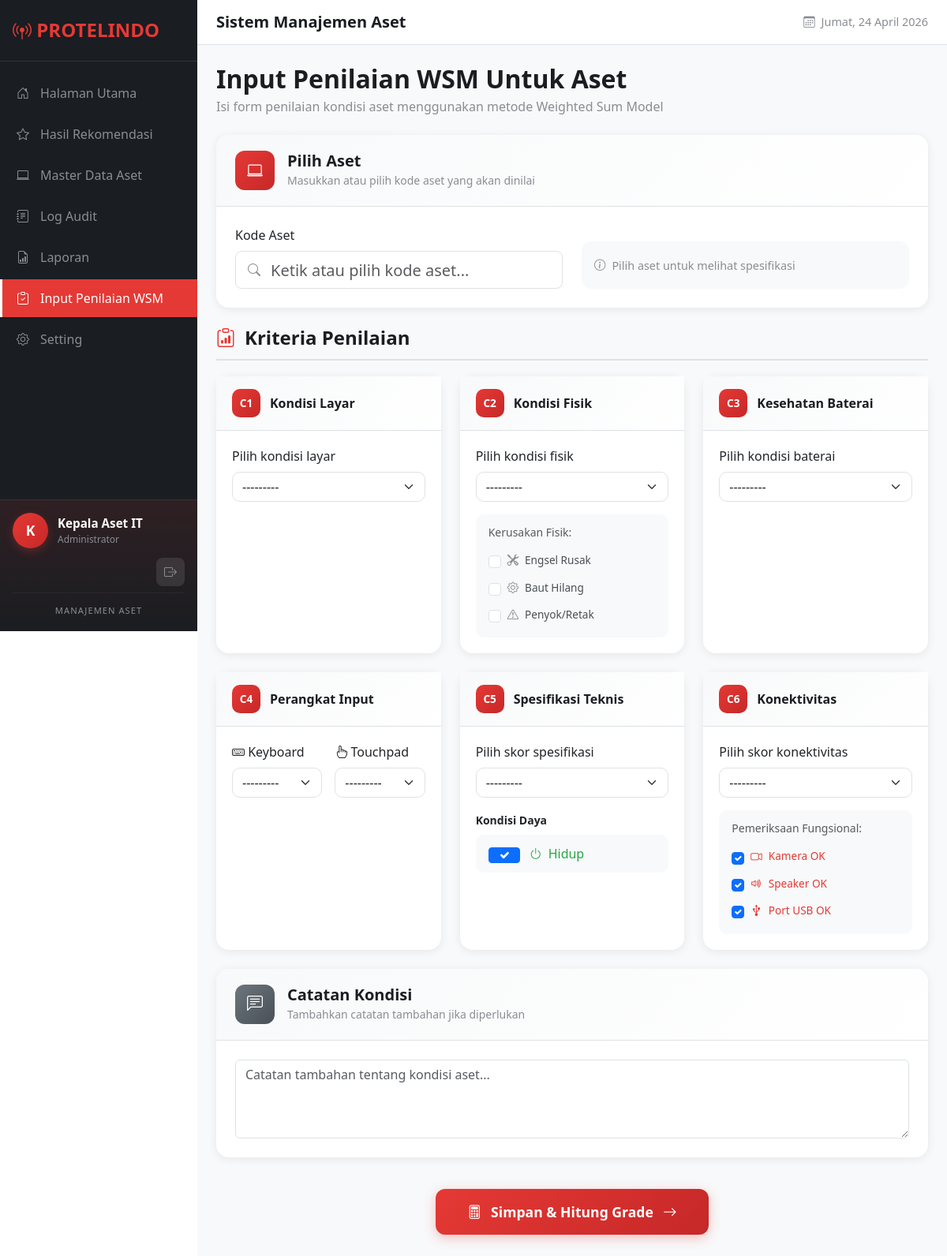
The app's page /inventory/assessment/input/ (signed in) with its own data.
### core/models.py (models this page shows, shortened)
class User(AbstractUser):
    ROLE_CHOICES = [
        ('admin', 'Administrator'),
        ('staff', 'Staff'),
    ]
    role = models.CharField(
        max_length=10,
        choices=ROLE_CHOICES,
        default='staff',
        verbose_name='Role'
    )
    class Meta:
        verbose_name = 'Pengguna'
        verbose_name_plural = 'Pengguna'

### inventory/views.py (the view)
# urls.py: path('assessment/input/', views.assessment_input, name='assessment_input'),
@login_required
def assessment_input(request):
    laptops = Laptop.objects.filter(status__in=['draft', 'assessed']).values('asset_code', 'brand', 'model')
    if request.method == 'POST':
        form = AssessmentForm(request.POST)
        laptop_code = request.POST.get('laptop_code', '')
        try:
            laptop = Laptop.objects.get(asset_code=laptop_code)
        except Laptop.DoesNotExist:
            messages.error(request, f'Kode aset {laptop_code} tidak ditemukan!')
            return redirect('inventory:assessment_input')
        if form.is_valid():
            assessment, created = Assessment.objects.get_or_create(
                laptop=laptop,
                defaults={
                    'screen_condition': form.cleaned_data['screen_condition'],
                    'physical_condition': form.cleaned_data['physical_condition'],
                    'battery_health': form.cleaned_data['battery_health'],
                    'keyboard_status': form.cleaned_data['keyboard_status'],
                    'touchpad_status': form.cleaned_data['touchpad_status'],
                    'specs_score': form.cleaned_data['specs_score'],
                    'power_status': form.cleaned_data['power_status'],
                    'connectivity_score': form.cleaned_data['connectivity_score'],
                    'camera_ok': form.cleaned_data['camera_ok'],
                    'speaker_ok': form.cleaned_data['speaker_ok'],
                    'usb_port_ok': form.cleaned_data['usb_port_ok'],
                    'hinge_broken': form.cleaned_data['hinge_broken'],
                    'screw_missing': form.cleaned_data['screw_missing'],
                    'dent_crack': form.cleaned_data['dent_crack'],
                    'condition_notes': form.cleaned_data['condition_notes'],
                    'assessed_by': request.user,
                }
            )
            if not created:
                for field in form.cleaned_data:
                    if field != 'laptop_code':
                        setattr(assessment, field, form.cleaned_data[field])
                assessment.assessed_by = request.user
            assessment = process_assessment(assessment, save=True)
            create_audit_log(request.user, 'assess', laptop)
            messages.success(
                request,
                f'Penilaian untuk {laptop.asset_code} berhasil! Skor WSM: {assessment.wsm_score}, Grade: {assessment.final_grade}'
            )
            return redirect('inventory:grading_results')
    else:
        form = AssessmentForm()
    context = {
        'form': form,
        'laptops': list(laptops),
    }
    return render(request, 'inventory/assessment_input.html', context)

### inventory/templates/inventory/assessment_input.html (shortened to what this page needs)
{% extends 'base.html' %}
{% block content %}
<div class="page-header">
    <h2>Input Penilaian WSM Untuk Aset</h2>
    <p>Isi form penilaian kondisi aset menggunakan metode Weighted Sum Model</p>
</div>
<form method="post">
    <div class="assessment-card asset-selection-card">
        <div class="assessment-card-header">
            <div class="assessment-card-icon">
                <i class="bi bi-laptop"></i>
            </div>
            <div>
                <h5>Pilih Aset</h5>
                <small>Masukkan atau pilih kode aset yang akan dinilai</small>
            </div>
        </div>
        <div class="assessment-card-body">
            <div class="row align-items-end">
                <div class="col-md-6">
                    <label for="laptop_code" class="form-label">Kode Aset</label>
                    <div class="input-icon-wrapper">
                        <i class="bi bi-search"></i>
                        <input type="text" name="laptop_code" id="laptop_code" class="form-control form-control-lg"
                            placeholder="Ketik atau pilih kode aset..." list="laptop-list" required>
                    </div>
                </div>
                <div class="col-md-6">
                    <div class="specs-preview" id="specs-preview">
                        <div class="specs-preview-empty">
                            <i class="bi bi-info-circle"></i>
                            <span>Pilih aset untuk melihat spesifikasi</span>
                        </div>
                    </div>
                </div>
            </div>
        </div>
    </div>
    <div class="criteria-section">
        <h4 class="section-title">
            <i class="bi bi-clipboard-data"></i>
            Kriteria Penilaian
        </h4>
        <div class="row g-4">
            <div class="col-md-6 col-lg-4">
                <div class="criteria-card">
                    <div class="criteria-header">
                        <span class="criteria-badge">C1</span>
                        <h6>Kondisi Layar</h6>
                    </div>
                    <div class="criteria-body">
                        <label class="form-label">Pilih kondisi layar</label>
                        {{ form.screen_condition }}
                    </div>
                </div>
            </div>
            <div class="col-md-6 col-lg-4">
                <div class="criteria-card">
                    <div class="criteria-header">
                        <span class="criteria-badge">C2</span>
                        <h6>Kondisi Fisik</h6>
                    </div>
                    <div class="criteria-body">
                        <label class="form-label">Pilih kondisi fisik</label>
                        {{ form.physical_condition }}
                        <div class="damage-checklist mt-3">
                            <small class="text-muted d-block mb-2">Kerusakan Fisik:</small>
                            <div class="damage-check">
                                {{ form.hinge_broken }}
                                <label for="id_hinge_broken"><i class="bi bi-tools"></i> Engsel Rusak</label>
                            </div>
                            <div class="damage-check">
                                {{ form.screw_missing }}
                                <label for="id_screw_missing"><i class="bi bi-gear"></i> Baut Hilang</label>
                            </div>
                            <div class="damage-check">
                                {{ form.dent_crack }}
                                <label for="id_dent_crack"><i class="bi bi-exclamation-triangle"></i>
                                    Penyok/Retak</label>
                            </div>
                        </div>
                    </div>
                </div>
            </div>
            <div class="col-md-6 col-lg-4">
                <div class="criteria-card">
                    <div class="criteria-header">
                        <span class="criteria-badge">C3</span>
                        <h6>Kesehatan Baterai</h6>
                    </div>
                    <div class="criteria-body">
                        <label class="form-label">Pilih kondisi baterai</label>
                        {{ form.battery_health }}
                    </div>
                </div>
            </div>
            <div class="col-md-6 col-lg-4">
                <div class="criteria-card">
                    <div class="criteria-header">
                        <span class="criteria-badge">C4</span>
                        <h6>Perangkat Input</h6>
                    </div>
                    <div class="criteria-body">
                        <div class="row g-3">
                            <div class="col-6">
                                <label class="form-label"><i class="bi bi-keyboard"></i> Keyboard</label>
                                {{ form.keyboard_status }}
                            </div>
                            <div class="col-6">
                                <label class="form-label"><i class="bi bi-hand-index"></i> Touchpad</label>
                                {{ form.touchpad_status }}
                            </div>
                        </div>
                    </div>
                </div>
            </div>
            <div class="col-md-6 col-lg-4">
                <div class="criteria-card">
                    <div class="criteria-header">
                        <span class="criteria-badge">C5</span>
                        <h6>Spesifikasi Teknis</h6>
                    </div>
                    <div class="criteria-body">
                        <label class="form-label">Pilih skor spesifikasi</label>
                        {{ form.specs_score }}
                        <div class="power-status-toggle mt-3">
                            <label class="form-label small fw-semibold">Kondisi Daya</label>
                            <div class="power-toggle">
                                {{ form.power_status }}
                                <label for="id_power_status">
                                    <span class="power-on"><i class="bi bi-power"></i> Hidup</span>
                                </label>
                            </div>
                        </div>
                    </div>
                </div>
            </div>
            <div class="col-md-6 col-lg-4">
                <div class="criteria-card">
                    <div class="criteria-header">
                        <span class="criteria-badge">C6</span>
                        <h6>Konektivitas</h6>
                    </div>
                    <div class="criteria-body">
                        <label class="form-label">Pilih skor konektivitas</label>
                        {{ form.connectivity_score }}
                        <div class="functional-checks mt-3">
                            <small class="text-muted d-block mb-2">Pemeriksaan Fungsional:</small>
                            <div class="functional-check">
                                {{ form.camera_ok }}
                                <label for="id_camera_ok"><i class="bi bi-camera-video"></i> Kamera OK</label>
                            </div>
                            <div class="functional-check">
                                {{ form.speaker_ok }}
                                <label for="id_speaker_ok"><i class="bi bi-volume-up"></i> Speaker OK</label>
                            </div>
                            <div class="functional-check">
                                {{ form.usb_port_ok }}
                                <label for="id_usb_port_ok"><i class="bi bi-usb-symbol"></i> Port USB OK</label>
                            </div>
                        </div>
                    </div>
                </div>
            </div>
        </div>
    </div>
    <div class="assessment-card notes-card">
        <div class="assessment-card-header">
            <div class="assessment-card-icon notes-icon">
                <i class="bi bi-chat-left-text"></i>
            </div>
            <div>
                <h5>Catatan Kondisi</h5>
                <small>Tambahkan catatan tambahan jika diperlukan</small>
            </div>
        </div>
        <div class="assessment-card-body">
            {{ form.condition_notes }}
        </div>
    </div>
    <div class="submit-section">
        <button type="submit" class="btn btn-submit-assessment">
            <i class="bi bi-calculator"></i>
            <span>Simpan & Hitung Grade</span>
            <i class="bi bi-arrow-right"></i>
        </button>
    </div>
</form>
{% endblock %}

### templates/base.html (shortened to what this page needs)
{% load static %}
<!DOCTYPE html>
<html lang="id">
<head>
    <link href="https://cdn.jsdelivr.net/npm/bootstrap@5.3.2/dist/css/bootstrap.min.css" rel="stylesheet">
    <link href="https://cdn.jsdelivr.net/npm/bootstrap-icons@1.11.1/font/bootstrap-icons.css" rel="stylesheet">
    <link href="{% static 'css/style.css' %}" rel="stylesheet">
</head>
<body>
    {% if user.is_authenticated %}
    <nav class="sidebar">
        <div class="sidebar-brand">
            <h4><i class="bi bi-broadcast-pin"></i> PROTELINDO</h4>
        </div>
        <ul class="sidebar-nav nav flex-column">
            <li class="nav-item">
                <a href="{% url 'dashboard' %}"
                    class="nav-link {% if request.resolver_match.url_name == 'dashboard' %}active{% endif %}">
                    <i class="bi bi-house-door"></i>
                    Halaman Utama
                </a>
            </li>
            <li class="nav-item">
                <a href="{% url 'inventory:grading_results' %}"
                    class="nav-link {% if request.resolver_match.url_name == 'grading_results' %}active{% endif %}">
                    <i class="bi bi-star"></i>
                    Hasil Rekomendasi
                </a>
            </li>
            <li class="nav-item">
                <a href="{% url 'inventory:laptop_list' %}"
                    class="nav-link {% if 'laptop' in request.resolver_match.url_name %}active{% endif %}">
                    <i class="bi bi-laptop"></i>
                    Master Data Aset
                </a>
            </li>
            <li class="nav-item">
                <a href="{% url 'inventory:audit_log' %}"
                    class="nav-link {% if request.resolver_match.url_name == 'audit_log' %}active{% endif %}">
                    <i class="bi bi-journal-text"></i>
                    Log Audit
                </a>
            </li>
            <li class="nav-item">
                <a href="{% url 'reports:report_list' %}"
                    class="nav-link {% if 'report' in request.resolver_match.url_name %}active{% endif %}">
                    <i class="bi bi-file-earmark-bar-graph"></i>
                    Laporan
                </a>
            </li>
            <li class="nav-item">
                <a href="{% url 'inventory:assessment_input' %}"
                    class="nav-link {% if 'assessment' in request.resolver_match.url_name %}active{% endif %}">
                    <i class="bi bi-clipboard-check"></i>
                    Input Penilaian WSM
                </a>
            </li>
            <li class="nav-item">
                <a href="{% url 'inventory:settings' %}"
                    class="nav-link {% if request.resolver_match.url_name == 'settings' or 'criteria' in request.resolver_match.url_name %}active{% endif %}">
                    <i class="bi bi-gear"></i>
                    Setting
                </a>
            </li>
        </ul>
        <div class="sidebar-profile">
            <div class="sidebar-profile-info">
                <div class="sidebar-avatar">
                    {{ user.first_name|default:user.username|slice:":1"|upper }}
                </div>
                <div class="sidebar-user-details">
                    <div class="sidebar-username">{{ user.first_name|default:user.username }}</div>
                    <div class="sidebar-role">{{ user.get_role_display }}</div>
                </div>
            </div>
            <div class="sidebar-profile-actions">
                <a href="{% url 'logout' %}" class="btn-logout" title="Keluar">
                    <i class="bi bi-box-arrow-right"></i>
                </a>
            </div>
            <div class="sidebar-brand-text">
                <small>Manajemen Aset</small>
            </div>
        </div>
    </nav>
    <main class="main-content">
        <header class="top-header">
            <div class="page-title-header">
                <h5 class="mb-0">{% block page_header %}Sistem Manajemen Aset{% endblock %}</h5>
            </div>
            <div class="header-date">
                <i class="bi bi-calendar3 me-2"></i>
                <span id="current-date"></span>
            </div>
        </header>
        <div class="content-area">
            {% block content %}{% endblock %}
        </div>
    </main>
    {% else %}
    {% block anonymous_content %}{% endblock %}
    {% endif %}
</body>
</html>

### records on screen
User: first_name "K", first_name "Kepala Aset IT", role "Administrator"
